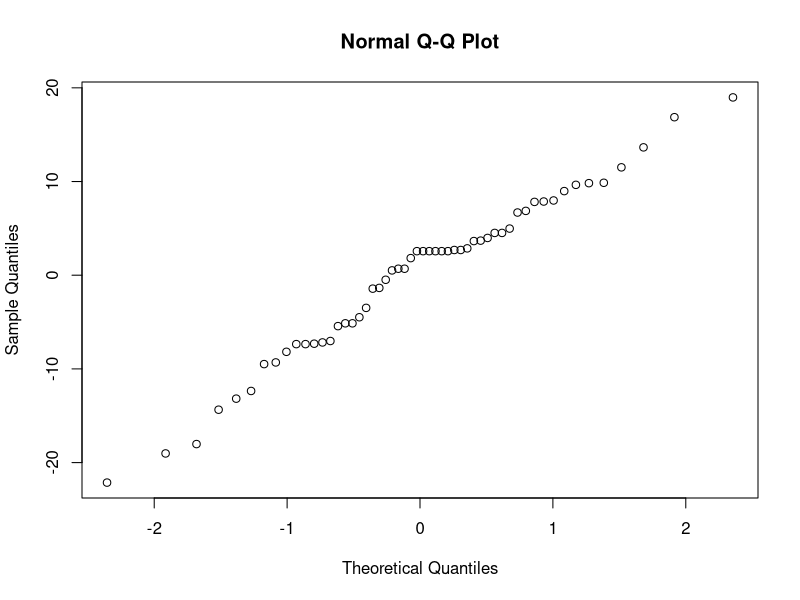
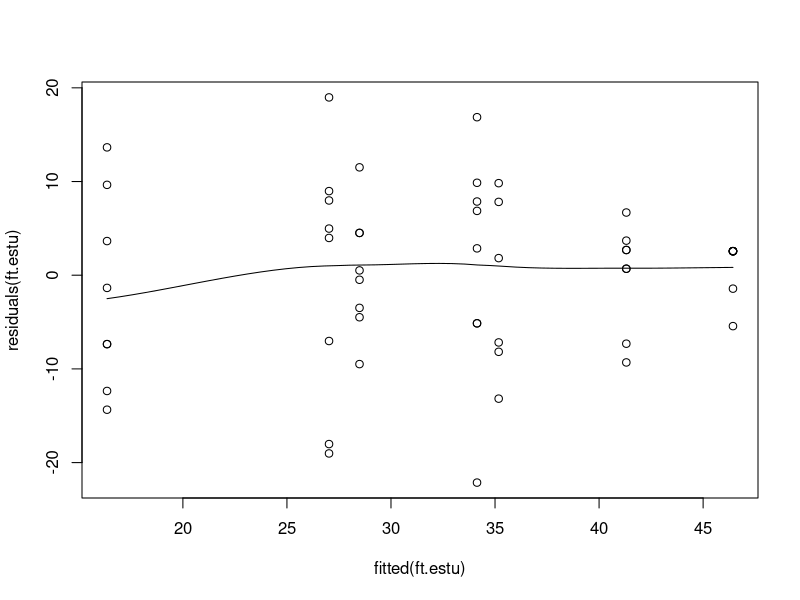
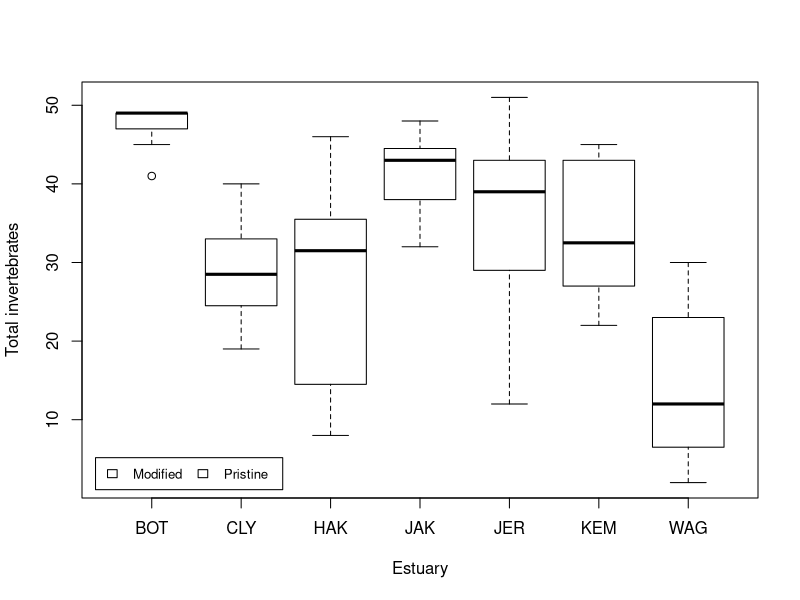

R code for these plots, in order: (Note: this script raises an error after producing the figures.)
## ---- chunk 1
library(lme4)
## ---- chunk 2
Estuaries = read.csv("Estuaries.csv", header = T)
## ---- chunk 3
set.seed(1)
## ---- chunk 4
ft.estu = lmer(Total ~ Modification + (1|Estuary),data=Estuaries, REML=T)
## ---- chunk 5
qqnorm(residuals(ft.estu))
## ---- chunk 6
scatter.smooth(residuals(ft.estu)~fitted(ft.estu))
## ---- chunk 7
ft.estu = lmer(Total ~ Modification + (1|Estuary), data=Estuaries, REML=F)
ft.estu.0 = lmer(Total ~ (1|Estuary), data=Estuaries, REML=F)
## ---- chunk 8
anova(ft.estu.0,ft.estu)
## ---- chunk 9
confint(ft.estu)
## ---- chunk 10
nBoot=1000
lrStat=rep(NA,nBoot)
ft.null = lm(Total~Modification,data=Estuaries)#null model
ft.alt = lmer(Total~Modification+(1|Estuary),data=Estuaries,REML=F)#alternate model
lrObs = 2*logLik(ft.alt) - 2*logLik(ft.null) #observed test stat
for(iBoot in 1:nBoot)
{
  Estuaries$TotalSim=unlist(simulate(ft.null)) #resampled data
  bNull = lm(TotalSim~Modification,data=Estuaries)#null model
  bAlt = lmer(TotalSim~Modification+(1|Estuary),data=Estuaries,REML=F)#alternate model
  lrStat[iBoot] = 2*logLik(bAlt) - 2*logLik(bNull)#resampled test stat
}
mean(lrStat>lrObs) #P-value for test of Estuary effect
## ---- chunk 11

ModEst=unique(Estuaries[c("Estuary", "Modification")]) #find which Estuaries are modified
cols=as.numeric(ModEst[order(ModEst[,1]),2])+3 #Assign colour by modification
boxplot(Total~ Estuary,data=Estuaries,col=cols,xlab="Estuary",ylab="Total invertebrates")
legend("bottomleft", inset=.02,
   c(" Modified "," Pristine "), fill=unique(cols), horiz=TRUE, cex=0.8)

is.mod=as.numeric(ModEst[order(ModEst[,1]),2])-1 #0 if Modified, 1 if Pristine
Est.means=coef(ft.estu)$Estuary[,1]+coef(ft.estu)$Estuary[,2]*is.mod #Model means
stripchart(Est.means~ sort(unique(Estuary)),data=Estuaries,pch=18,col="red",vertical = TRUE,add=TRUE)
## ---- chunk 12
date()
